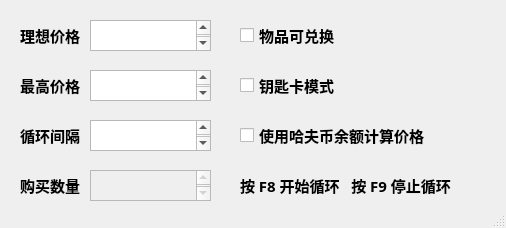
<?xml version="1.0" encoding="UTF-8"?>
<ui version="4.0">
 <class>MainWindow</class>
 <widget class="QMainWindow" name="MainWindow">
  <property name="geometry">
   <rect>
    <x>0</x>
    <y>0</y>
    <width>506</width>
    <height>228</height>
   </rect>
  </property>
  <property name="windowTitle">
   <string>DFMarketBot</string>
  </property>
  <widget class="QWidget" name="centralwidget">
   <widget class="QLabel" name="label_ideal_price">
    <property name="geometry">
     <rect>
      <x>20</x>
      <y>20</y>
      <width>71</width>
      <height>31</height>
     </rect>
    </property>
    <property name="font">
     <font>
      <family>微软雅黑</family>
      <pointsize>11</pointsize>
      <weight>75</weight>
      <italic>false</italic>
      <bold>true</bold>
     </font>
    </property>
    <property name="text">
     <string>理想价格</string>
    </property>
   </widget>
   <widget class="QTextEdit" name="textEdit_ideal_price">
    <property name="geometry">
     <rect>
      <x>90</x>
      <y>20</y>
      <width>121</width>
      <height>31</height>
     </rect>
    </property>
    <property name="font">
     <font>
      <family>微软雅黑</family>
      <pointsize>11</pointsize>
      <weight>75</weight>
      <bold>true</bold>
     </font>
    </property>
   </widget>
   <widget class="QLabel" name="label_use">
    <property name="geometry">
     <rect>
      <x>240</x>
      <y>170</y>
      <width>221</width>
      <height>31</height>
     </rect>
    </property>
    <property name="font">
     <font>
      <family>微软雅黑</family>
      <pointsize>11</pointsize>
      <weight>75</weight>
      <bold>true</bold>
     </font>
    </property>
    <property name="text">
     <string>按 F8 开始循环   按 F9 停止循环</string>
    </property>
   </widget>
   <widget class="QLabel" name="label_unacceptable_price">
    <property name="geometry">
     <rect>
      <x>20</x>
      <y>70</y>
      <width>71</width>
      <height>31</height>
     </rect>
    </property>
    <property name="font">
     <font>
      <family>微软雅黑</family>
      <pointsize>11</pointsize>
      <weight>75</weight>
      <italic>false</italic>
      <bold>true</bold>
     </font>
    </property>
    <property name="text">
     <string>最高价格</string>
    </property>
   </widget>
   <widget class="QTextEdit" name="textEdit_unacceptable_price">
    <property name="geometry">
     <rect>
      <x>90</x>
      <y>70</y>
      <width>121</width>
      <height>31</height>
     </rect>
    </property>
    <property name="font">
     <font>
      <family>微软雅黑</family>
      <pointsize>11</pointsize>
      <weight>75</weight>
      <bold>true</bold>
     </font>
    </property>
   </widget>
   <widget class="QCheckBox" name="is_convertiable">
    <property name="enabled">
     <bool>true</bool>
    </property>
    <property name="geometry">
     <rect>
      <x>240</x>
      <y>20</y>
      <width>121</width>
      <height>31</height>
     </rect>
    </property>
    <property name="font">
     <font>
      <family>微软雅黑</family>
      <pointsize>11</pointsize>
      <weight>75</weight>
      <bold>true</bold>
     </font>
    </property>
    <property name="text">
     <string>物品可兑换</string>
    </property>
    <property name="checked">
     <bool>false</bool>
    </property>
   </widget>
   <widget class="QCheckBox" name="is_key_mode">
    <property name="geometry">
     <rect>
      <x>240</x>
      <y>70</y>
      <width>121</width>
      <height>31</height>
     </rect>
    </property>
    <property name="font">
     <font>
      <family>微软雅黑</family>
      <pointsize>11</pointsize>
      <weight>75</weight>
      <bold>true</bold>
     </font>
    </property>
    <property name="text">
     <string>钥匙卡模式</string>
    </property>
   </widget>
   <widget class="QTextEdit" name="textEdit_loop_gap">
    <property name="geometry">
     <rect>
      <x>90</x>
      <y>120</y>
      <width>121</width>
      <height>31</height>
     </rect>
    </property>
    <property name="font">
     <font>
      <family>微软雅黑</family>
      <pointsize>11</pointsize>
      <weight>75</weight>
      <bold>true</bold>
     </font>
    </property>
   </widget>
   <widget class="QLabel" name="label_loop_gap">
    <property name="geometry">
     <rect>
      <x>20</x>
      <y>120</y>
      <width>71</width>
      <height>31</height>
     </rect>
    </property>
    <property name="font">
     <font>
      <family>微软雅黑</family>
      <pointsize>11</pointsize>
      <weight>75</weight>
      <bold>true</bold>
     </font>
    </property>
    <property name="text">
     <string>循环间隔</string>
    </property>
   </widget>
   <widget class="QCheckBox" name="is_half_coin_mode">
    <property name="geometry">
     <rect>
      <x>240</x>
      <y>120</y>
      <width>191</width>
      <height>31</height>
     </rect>
    </property>
    <property name="font">
     <font>
      <family>微软雅黑</family>
      <pointsize>11</pointsize>
      <weight>75</weight>
      <bold>true</bold>
     </font>
    </property>
    <property name="text">
     <string>使用哈夫币余额计算价格</string>
    </property>
   </widget>
   <widget class="QTextEdit" name="textEdit_key_mode_buy_number">
    <property name="enabled">
     <bool>false</bool>
    </property>
    <property name="geometry">
     <rect>
      <x>90</x>
      <y>170</y>
      <width>121</width>
      <height>31</height>
     </rect>
    </property>
    <property name="font">
     <font>
      <family>微软雅黑</family>
      <pointsize>11</pointsize>
      <weight>75</weight>
      <bold>true</bold>
     </font>
    </property>
   </widget>
   <widget class="QLabel" name="label_ideal_price_2">
    <property name="geometry">
     <rect>
      <x>20</x>
      <y>170</y>
      <width>71</width>
      <height>31</height>
     </rect>
    </property>
    <property name="font">
     <font>
      <family>微软雅黑</family>
      <pointsize>11</pointsize>
      <weight>75</weight>
      <italic>false</italic>
      <bold>true</bold>
     </font>
    </property>
    <property name="text">
     <string>购买数量</string>
    </property>
   </widget>
  </widget>
  <widget class="QStatusBar" name="statusbar"/>
 </widget>
 <resources/>
 <connections/>
</ui>
